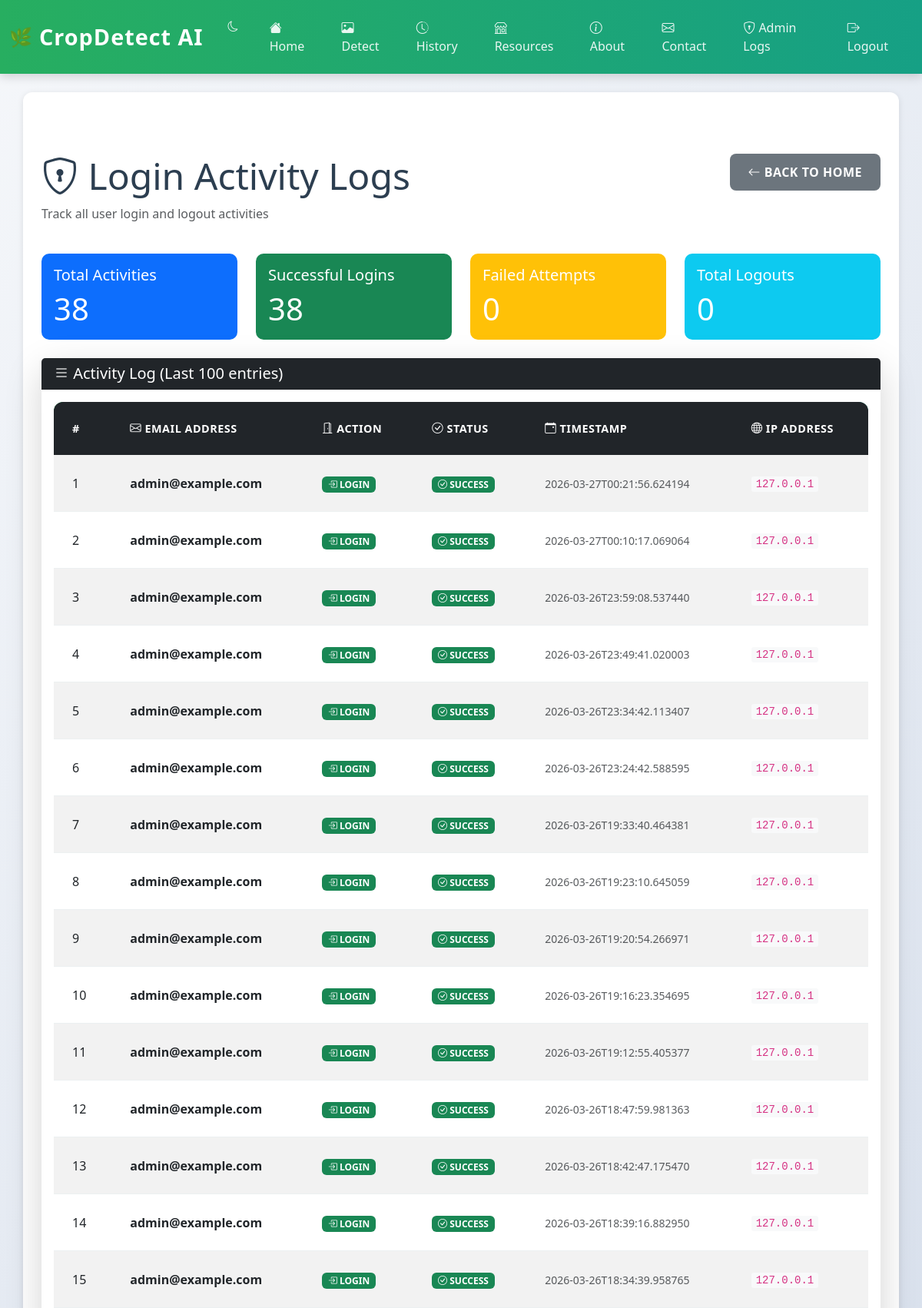
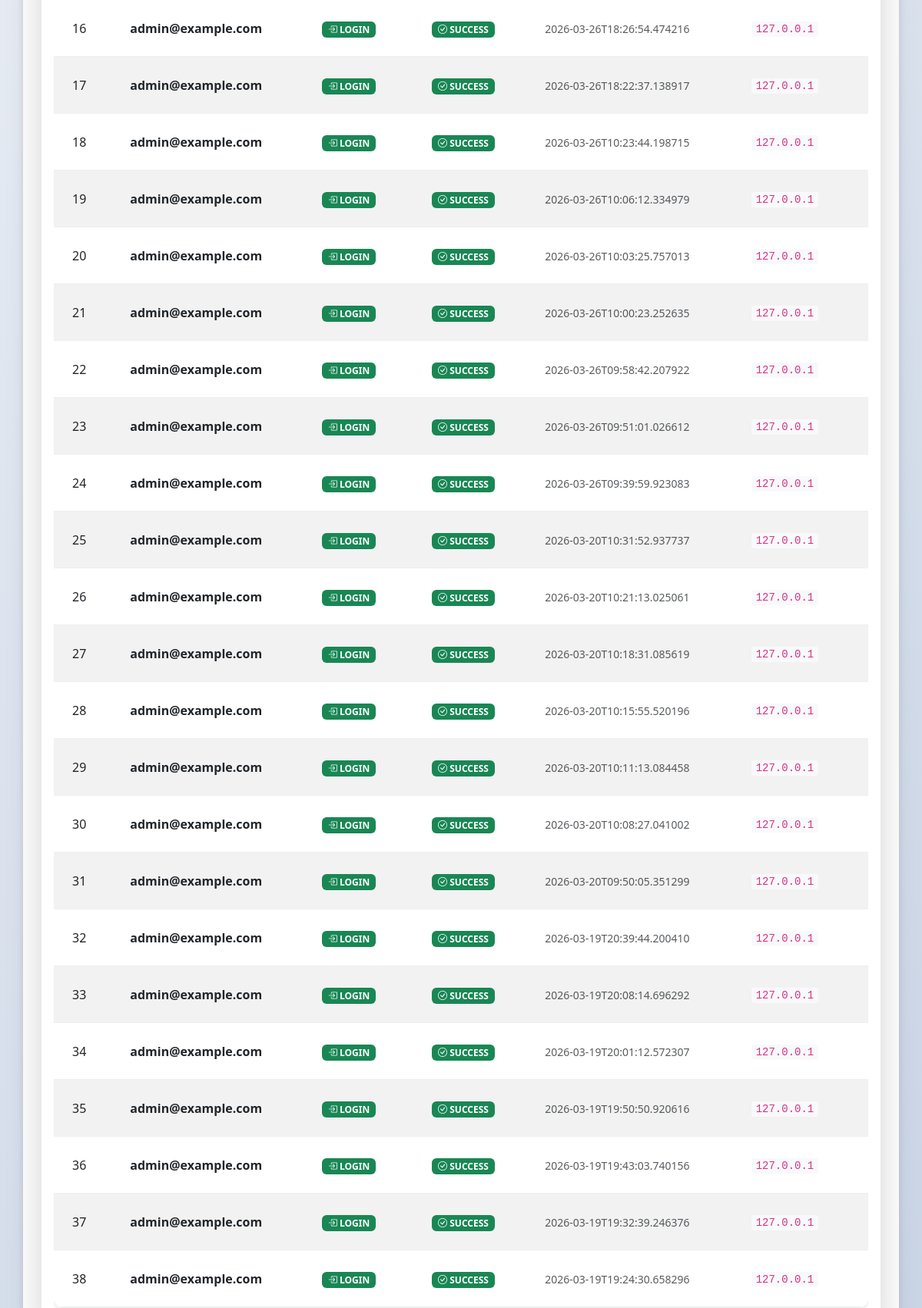
Screenshot of /logs (signed in, upper part) with the database file from the repository (2 pictures, top to bottom).
### tables this page shows
CREATE TABLE login_logs (
            id INTEGER PRIMARY KEY AUTOINCREMENT,
            email TEXT NOT NULL,
            action TEXT NOT NULL,
            status TEXT NOT NULL,
            timestamp TEXT NOT NULL,
            ip_address TEXT
        );

### app.py (the view)
@app.route('/logs')
def view_logs():
    if session.get('user') != 'admin@example.com':
        flash('Unauthorized: Only admin can view logs.', 'danger')
        return redirect(url_for('index'))
    conn = get_db_connection()
    logs = conn.execute('SELECT * FROM login_logs ORDER BY id DESC LIMIT 100').fetchall()
    conn.close()
    log_records = [dict(log) for log in logs]
    return render_template('logs.html', logs=log_records)

### app.py (called while the page is built)
@app.before_request
def require_login_for_protected_routes():
    public_endpoints = {'login', 'register', 'static'}
    endpoint = request.endpoint
    if endpoint is None:
        return
    if endpoint in public_endpoints:
        return
    if session.get('user'):
        return
    if request.path.startswith('/api/') or endpoint == 'analyze':
        return jsonify({'error': 'Authentication required'}), 401
    flash('Please log in to continue.', 'warning')
    return redirect(url_for('login'))

def get_db_connection():
    conn = sqlite3.connect(DB_PATH, timeout=30)
    conn.row_factory = sqlite3.Row
    conn.execute('PRAGMA journal_mode=WAL')
    conn.execute('PRAGMA busy_timeout = 30000')
    return conn

### templates/logs.html (shortened to what this page needs)
{% extends "base.html" %}
{% block content %}
<div class="container mt-5">
    <div class="row mb-4">
        <div class="col-md-8">
            <h1 class="display-5">
                <i class="bi bi-shield-lock"></i> Login Activity Logs
            </h1>
            <p class="text-muted">Track all user login and logout activities</p>
        </div>
        <div class="col-md-4 text-end">
            <a href="/" class="btn btn-secondary">
                <i class="bi bi-arrow-left"></i> Back to Home
            </a>
        </div>
    </div>
    <div class="row mb-4">
        <div class="col-md-3">
            <div class="card bg-primary text-white">
                <div class="card-body">
                    <h5 class="card-title">Total Activities</h5>
                    <p class="card-text display-6">{{ logs|length }}</p>
                </div>
            </div>
        </div>
        <div class="col-md-3">
            <div class="card bg-success text-white">
                <div class="card-body">
                    <h5 class="card-title">Successful Logins</h5>
                    <p class="card-text display-6">
                        {% set success_count = logs|selectattr('action', 'equalto', 'LOGIN')|selectattr('status', 'equalto', 'SUCCESS')|list|length %}
                        {{ success_count }}
                    </p>
                </div>
            </div>
        </div>
        <div class="col-md-3">
            <div class="card bg-warning text-white">
                <div class="card-body">
                    <h5 class="card-title">Failed Attempts</h5>
                    <p class="card-text display-6">
                        {% set failed_count = logs|selectattr('status', 'equalto', 'FAILED')|list|length %}
                        {{ failed_count }}
                    </p>
                </div>
            </div>
        </div>
        <div class="col-md-3">
            <div class="card bg-info text-white">
                <div class="card-body">
                    <h5 class="card-title">Total Logouts</h5>
                    <p class="card-text display-6">
                        {% set logout_count = logs|selectattr('action', 'equalto', 'LOGOUT')|list|length %}
                        {{ logout_count }}
                    </p>
                </div>
            </div>
        </div>
    </div>
    <div class="card shadow-lg">
        <div class="card-header bg-dark text-white">
            <h5 class="mb-0"><i class="bi bi-list"></i> Activity Log (Last 100 entries)</h5>
        </div>
        <div class="card-body">
            {% if logs %}
                <div class="table-responsive">
                    <table class="table table-hover table-striped">
                        <thead class="table-dark">
                            <tr>
                                <th>#</th>
                                <th><i class="bi bi-envelope"></i> Email Address</th>
                                <th><i class="bi bi-door-open"></i> Action</th>
                                <th><i class="bi bi-check-circle"></i> Status</th>
                                <th><i class="bi bi-calendar-event"></i> Timestamp</th>
                                <th><i class="bi bi-globe"></i> IP Address</th>
                            </tr>
                        </thead>
                        <tbody>
                            {% for log in logs %}
                            <tr>
                                <td>{{ loop.index }}</td>
                                <td>
                                    <strong>{{ log.email }}</strong>
                                </td>
                                <td>
                                    {% if log.action == 'LOGIN' %}
                                        <span class="badge bg-success">
                                            <i class="bi bi-box-arrow-in-right"></i> LOGIN
                                        </span>
                                    {% else %}
                                        <span class="badge bg-secondary">
                                            <i class="bi bi-box-arrow-right"></i> LOGOUT
                                        </span>
                                    {% endif %}
                                </td>
                                <td>
                                    {% if log.status == 'SUCCESS' %}
                                        <span class="badge bg-success">
                                            <i class="bi bi-check-circle"></i> SUCCESS
                                        </span>
                                    {% else %}
                                        <span class="badge bg-danger">
                                            <i class="bi bi-x-circle"></i> FAILED
                                        </span>
                                    {% endif %}
                                </td>
                                <td>
                                    <small class="text-muted">
                                        {{ log.timestamp }}
                                    </small>
                                </td>
                                <td>
                                    <code>{{ log.ip_address or 'N/A' }}</code>
                                </td>
                            </tr>
                            {% endfor %}
                        </tbody>
                    </table>
                </div>
            {% else %}
                <div class="alert alert-info" role="alert">
                    <i class="bi bi-info-circle"></i>
                    <strong>No logs found.</strong> There are no login/logout activities recorded yet.
                </div>
            {% endif %}
        </div>
    </div>
</div>
{% endblock %}

### templates/base.html (shortened to what this page needs)
<!DOCTYPE html>
<html lang="en">
<head>
    <link href="https://cdn.jsdelivr.net/npm/bootstrap@5.3.0/dist/css/bootstrap.min.css" rel="stylesheet">
    <link rel="stylesheet" href="https://cdn.jsdelivr.net/npm/bootstrap-icons@1.11.0/font/bootstrap-icons.css">
    <link rel="stylesheet" href="/static/css/style.css">
</head>
<body>
    <nav class="navbar navbar-expand-lg navbar-light sticky-top">
        <div class="container-fluid">
            <a class="navbar-brand" href="/">
                <span>CropDetect AI</span>
            </a>
            <div class="collapse navbar-collapse" id="navbarNav">
                <ul class="navbar-nav ms-auto">
                <li class="nav-item">
                    <button id="darkModeToggle" class="btn btn-sm btn-outline-light me-2" title="Toggle dark mode">
                        <i class="bi bi-moon"></i>
                    </button>
                </li>
                    <li class="nav-item">
                        <a class="nav-link" href="/" title="Home Page">
                            <i class="bi bi-house-fill"></i> Home
                        </a>
                    </li>
                    <li class="nav-item">
                        <a class="nav-link" href="/detect" title="Upload Image Detection">
                            <i class="bi bi-image"></i> Detect
                        </a>
                    </li>
                    <li class="nav-item">
                        <a class="nav-link" href="/history" title="Detection History">
                            <i class="bi bi-clock-history"></i> History
                        </a>
                    </li>
                    <li class="nav-item">
                        <a class="nav-link" href="/resources" title="Products & Resources">
                            <i class="bi bi-shop"></i> Resources
                        </a>
                    </li>
                    <li class="nav-item">
                        <a class="nav-link" href="/about" title="About Project">
                            <i class="bi bi-info-circle"></i> About
                        </a>
                    </li>
                    <li class="nav-item">
                        <a class="nav-link" href="/contact" title="Contact Us">
                            <i class="bi bi-envelope"></i> Contact
                        </a>
                    </li>
                    {% if session.get('user') == 'admin@example.com' %}
                    <li class="nav-item">
                        <a class="nav-link" href="/logs" title="Login Activity Logs">
                            <i class="bi bi-shield-lock"></i> Admin Logs
                        </a>
                    </li>
                    {% endif %}
                    {% if session.get('user') %}
                    <li class="nav-item">
                        <a class="nav-link" href="/logout" title="Logout">
                            <i class="bi bi-box-arrow-right"></i> Logout
                        </a>
                    </li>
                    {% else %}
                    <li class="nav-item">
                        <a class="nav-link" href="/login" title="Login">
                            <i class="bi bi-person"></i> Login
                        </a>
                    </li>
                    {% endif %}
                </ul>
            </div>
        </div>
    </nav>
    <main class="container my-4">
        {% block content %}{% endblock %}
    </main>
</body>
</html>

### static/css/style.css (style rules this page uses)
:root { --primary-green: #27ae60; --primary-dark: #229954; --primary-light: #d5f4e6; --accent-green: #16a085; --secondary-color: #f39c12; --danger-color: #e74c3c; --success-color: #27ae60; --info-color: #3498db; --light-gray: #ecf0f1; --dark-gray: #34495e; --text-dark: #2c3e50; --border-color: #bdc3c7; --shadow-light: 0 2px 8px rgba(0, 0, 0, 0.1); --shadow-medium: 0 4px 12px rgba(0, 0, 0, 0.15); --shadow-heavy: 0 8px 24px rgba(0, 0, 0, 0.2); }
* { margin: 0; padding: 0; box-sizing: border-box; }
html { scroll-behavior: smooth; }
body { font-family: 'Segoe UI', Tahoma, Geneva, Verdana, sans-serif; background: linear-gradient(135deg, #f5f7fa 0%, #c3cfe2 100%); min-height: 100vh; color: var(--text-dark); display: flex; flex-direction: column; }
.navbar { background: linear-gradient(90deg, var(--primary-green) 0%, var(--accent-green) 100%); box-shadow: var(--shadow-medium); padding: 1rem 0; position: sticky; top: 0; z-index: 1000; }
.navbar-brand { font-size: 1.8rem; font-weight: 700; color: white !important; letter-spacing: 1px; display: flex; align-items: center; }
.navbar-brand::before { content: '🌿'; margin-right: 0.5rem; font-size: 1.5rem; }
.navbar-nav .nav-link { color: rgba(255, 255, 255, 0.9) !important; font-weight: 500; margin: 0 0.5rem; transition: all 0.3s ease; position: relative; padding-bottom: 0.5rem; }
.navbar-nav .nav-link::after { content: ''; position: absolute; bottom: 0; left: 0; width: 0; height: 3px; background-color: rgba(255, 255, 255, 0.8); transition: width 0.3s ease; }
.container { flex: 1; position: relative; }
main { background: white; border-radius: 12px; box-shadow: var(--shadow-light); padding: 2rem; margin: 2rem 0; }
.btn { border: none; border-radius: 8px; padding: 0.75rem 1.5rem; font-weight: 600; transition: all 0.3s ease; text-transform: uppercase; letter-spacing: 0.5px; cursor: pointer; }
.btn-sm { padding: 0.5rem 1rem; font-size: 0.85rem; }
.table { background: white; border-radius: 12px; overflow: hidden; box-shadow: var(--shadow-light); }
.table thead { background: linear-gradient(90deg, var(--primary-green) 0%, var(--accent-green) 100%); color: white; }
.table thead th { border: none; font-weight: 700; padding: 1.5rem; text-transform: uppercase; letter-spacing: 0.5px; font-size: 0.9rem; }
.table tbody tr { transition: all 0.3s ease; border-bottom: 1px solid var(--light-gray); }
.table tbody td { padding: 1.5rem; vertical-align: middle; }
.mb-4 { margin-bottom: 1.5rem; }

### templates/logs.html (style rules this page uses)
.card { border: none; border-radius: 10px; }
.card-header { border-radius: 10px 10px 0 0; }
code { background-color: #f8f9fa; padding: 2px 6px; border-radius: 3px; }

### templates/base.html (style rules this page uses)
body { top: 0 !important; }
.navbar.sticky-top { top: 0 !important; }

### rows the page displays
login_logs: email "admin@example.com", action "LOGIN" (drawn), status "SUCCESS" (drawn), timestamp "2026-03-27T00:21:56.624194", ip_address "127.0.0.1"
login_logs: email "admin@example.com", action "LOGIN" (drawn), status "SUCCESS" (drawn), timestamp "2026-03-27T00:10:17.069064", ip_address "127.0.0.1"
login_logs: email "admin@example.com", action "LOGIN" (drawn), status "SUCCESS" (drawn), timestamp "2026-03-26T23:59:08.537440", ip_address "127.0.0.1"
login_logs: email "admin@example.com", action "LOGIN" (drawn), status "SUCCESS" (drawn), timestamp "2026-03-26T23:49:41.020003", ip_address "127.0.0.1"
login_logs: email "admin@example.com", action "LOGIN" (drawn), status "SUCCESS" (drawn), timestamp "2026-03-26T23:34:42.113407", ip_address "127.0.0.1"
login_logs: email "admin@example.com", action "LOGIN" (drawn), status "SUCCESS" (drawn), timestamp "2026-03-26T23:24:42.588595", ip_address "127.0.0.1"
login_logs: email "admin@example.com", action "LOGIN" (drawn), status "SUCCESS" (drawn), timestamp "2026-03-26T19:33:40.464381", ip_address "127.0.0.1"
login_logs: email "admin@example.com", action "LOGIN" (drawn), status "SUCCESS" (drawn), timestamp "2026-03-26T19:23:10.645059", ip_address "127.0.0.1"
login_logs: email "admin@example.com", action "LOGIN" (drawn), status "SUCCESS" (drawn), timestamp "2026-03-26T19:20:54.266971", ip_address "127.0.0.1"
login_logs: email "admin@example.com", action "LOGIN" (drawn), status "SUCCESS" (drawn), timestamp "2026-03-26T19:16:23.354695", ip_address "127.0.0.1"
login_logs: email "admin@example.com", action "LOGIN" (drawn), status "SUCCESS" (drawn), timestamp "2026-03-26T19:12:55.405377", ip_address "127.0.0.1"
login_logs: email "admin@example.com", action "LOGIN" (drawn), status "SUCCESS" (drawn), timestamp "2026-03-26T18:47:59.981363", ip_address "127.0.0.1"
login_logs: email "admin@example.com", action "LOGIN" (drawn), status "SUCCESS" (drawn), timestamp "2026-03-26T18:42:47.175470", ip_address "127.0.0.1"
login_logs: email "admin@example.com", action "LOGIN" (drawn), status "SUCCESS" (drawn), timestamp "2026-03-26T18:39:16.882950", ip_address "127.0.0.1"
login_logs: email "admin@example.com", action "LOGIN" (drawn), status "SUCCESS" (drawn), timestamp "2026-03-26T18:34:39.958765", ip_address "127.0.0.1"
login_logs: email "admin@example.com", action "LOGIN" (drawn), status "SUCCESS" (drawn), timestamp "2026-03-26T18:26:54.474216", ip_address "127.0.0.1"
login_logs: email "admin@example.com", action "LOGIN" (drawn), status "SUCCESS" (drawn), timestamp "2026-03-26T18:22:37.138917", ip_address "127.0.0.1"
login_logs: email "admin@example.com", action "LOGIN" (drawn), status "SUCCESS" (drawn), timestamp "2026-03-26T10:23:44.198715", ip_address "127.0.0.1"
login_logs: email "admin@example.com", action "LOGIN" (drawn), status "SUCCESS" (drawn), timestamp "2026-03-26T10:06:12.334979", ip_address "127.0.0.1"
login_logs: email "admin@example.com", action "LOGIN" (drawn), status "SUCCESS" (drawn), timestamp "2026-03-26T10:03:25.757013", ip_address "127.0.0.1"
login_logs: email "admin@example.com", action "LOGIN" (drawn), status "SUCCESS" (drawn), timestamp "2026-03-26T10:00:23.252635", ip_address "127.0.0.1"
login_logs: email "admin@example.com", action "LOGIN" (drawn), status "SUCCESS" (drawn), timestamp "2026-03-26T09:58:42.207922", ip_address "127.0.0.1"
login_logs: email "admin@example.com", action "LOGIN" (drawn), status "SUCCESS" (drawn), timestamp "2026-03-26T09:51:01.026612", ip_address "127.0.0.1"
login_logs: email "admin@example.com", action "LOGIN" (drawn), status "SUCCESS" (drawn), timestamp "2026-03-26T09:39:59.923083", ip_address "127.0.0.1"
login_logs: email "admin@example.com", action "LOGIN" (drawn), status "SUCCESS" (drawn), timestamp "2026-03-20T10:31:52.937737", ip_address "127.0.0.1"
login_logs: email "admin@example.com", action "LOGIN" (drawn), status "SUCCESS" (drawn), timestamp "2026-03-20T10:21:13.025061", ip_address "127.0.0.1"
login_logs: email "admin@example.com", action "LOGIN" (drawn), status "SUCCESS" (drawn), timestamp "2026-03-20T10:18:31.085619", ip_address "127.0.0.1"
login_logs: email "admin@example.com", action "LOGIN" (drawn), status "SUCCESS" (drawn), timestamp "2026-03-20T10:15:55.520196", ip_address "127.0.0.1"
login_logs: email "admin@example.com", action "LOGIN" (drawn), status "SUCCESS" (drawn), timestamp "2026-03-20T10:11:13.084458", ip_address "127.0.0.1"
login_logs: email "admin@example.com", action "LOGIN" (drawn), status "SUCCESS" (drawn), timestamp "2026-03-20T10:08:27.041002", ip_address "127.0.0.1"
login_logs: email "admin@example.com", action "LOGIN" (drawn), status "SUCCESS" (drawn), timestamp "2026-03-20T09:50:05.351299", ip_address "127.0.0.1"
login_logs: email "admin@example.com", action "LOGIN" (drawn), status "SUCCESS" (drawn), timestamp "2026-03-19T20:39:44.200410", ip_address "127.0.0.1"
login_logs: email "admin@example.com", action "LOGIN" (drawn), status "SUCCESS" (drawn), timestamp "2026-03-19T20:08:14.696292", ip_address "127.0.0.1"
login_logs: email "admin@example.com", action "LOGIN" (drawn), status "SUCCESS" (drawn), timestamp "2026-03-19T20:01:12.572307", ip_address "127.0.0.1"
login_logs: email "admin@example.com", action "LOGIN" (drawn), status "SUCCESS" (drawn), timestamp "2026-03-19T19:50:50.920616", ip_address "127.0.0.1"
login_logs: email "admin@example.com", action "LOGIN" (drawn), status "SUCCESS" (drawn), timestamp "2026-03-19T19:43:03.740156", ip_address "127.0.0.1"
login_logs: email "admin@example.com", action "LOGIN" (drawn), status "SUCCESS" (drawn), timestamp "2026-03-19T19:32:39.246376", ip_address "127.0.0.1"
login_logs: email "admin@example.com", action "LOGIN" (drawn), status "SUCCESS" (drawn), timestamp "2026-03-19T19:24:30.658296", ip_address "127.0.0.1"

### other values shown
{{ logs|length }} "38"
{{ success_count }} "38"
{{ failed_count }} "0"
{{ logout_count }} "0"
